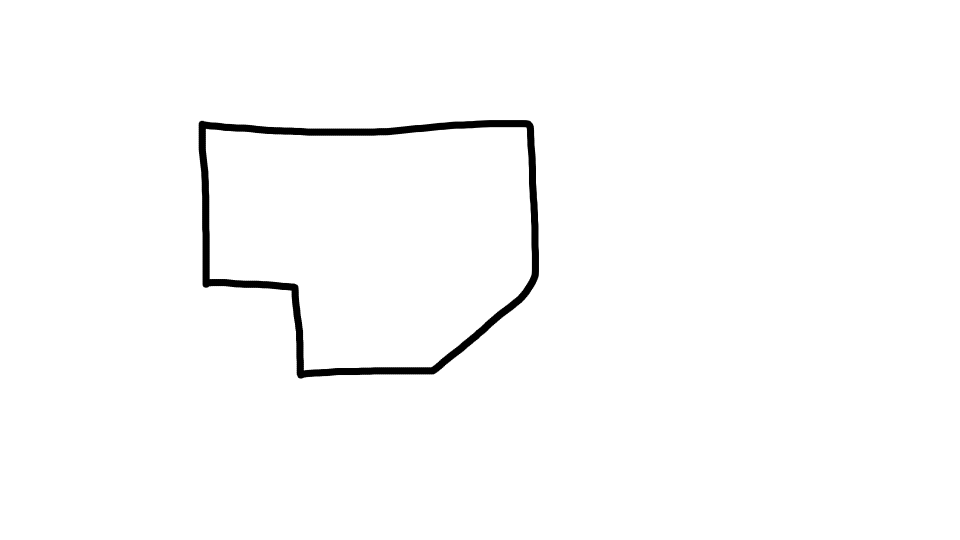
%> input picture 2d_drawing2.png, 1920 x 1080 px (shown at 1/2 size)
$ octave --eval "result = convert_image_matrix('2d_drawing2.png');"   (GNU Octave 9; MATLAB toolbox functions it lacks are replaced by stand-ins)
%> lines starting %> are read from the running program, lines starting %| are printed output that depends on the picture; in (x1, y1, x2, y2) boxes, pixels count from 0 and x2, y2 are one past the last pixel; in counts of white or black regions, pixels touching at a corner belong together; the program's own positions count from 1
function [xy_coord, image_matrix] = convert_image_matrix(image_filename)
%> called with image_filename = '2d_drawing2.png'
    %% Load image file as grayscale image
    RGB_image = imread(image_filename);
%> RGB_image is the input picture: size 1080x1920x3 uint8; min 0, max 255, mean 251.2
    grayscale_image = rgb2gray(RGB_image);
%     imshow(grayscale_image)

    %% Convert to binary matrix
% [8 lines of commented-out code are left out]

    image_matrix = flipud(grayscale_image);
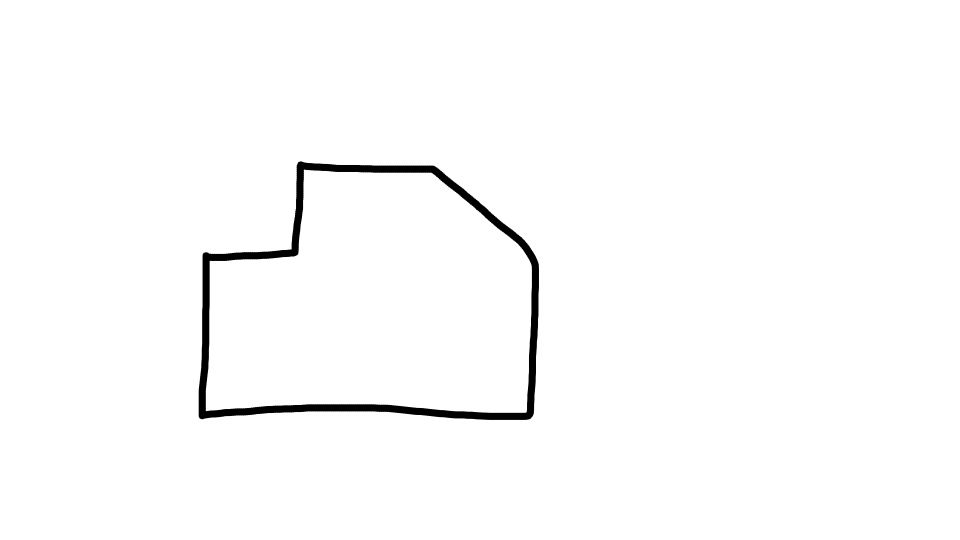
%> image_matrix: size 1080x1920 uint8 (shown at 1/2 size); min 0, max 255, mean 251.2; mean of the top-left, top-right, bottom-left and bottom-right quarters 249.6, 253.8, 249.1, 252.3

    binaryImage = image_matrix < 128;
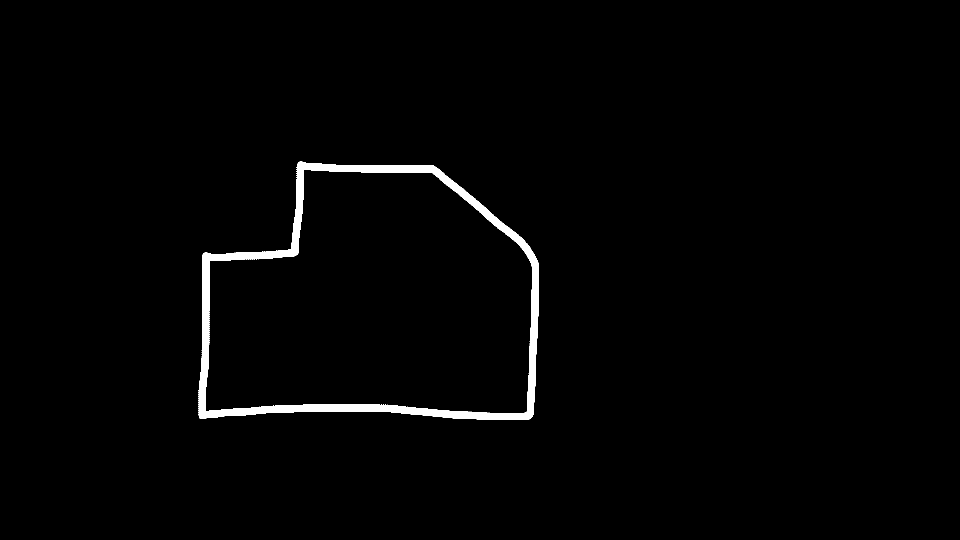
%> binaryImage: size 1080x1920 logical (shown at 1/2 size); 1.5% white; 1 white region, box (x1, y1, x2, y2) and area: (397, 323, 1078, 840) 30944
    image_matrix = bwmorph(binaryImage, 'skel', inf); % shrink thickness of lines
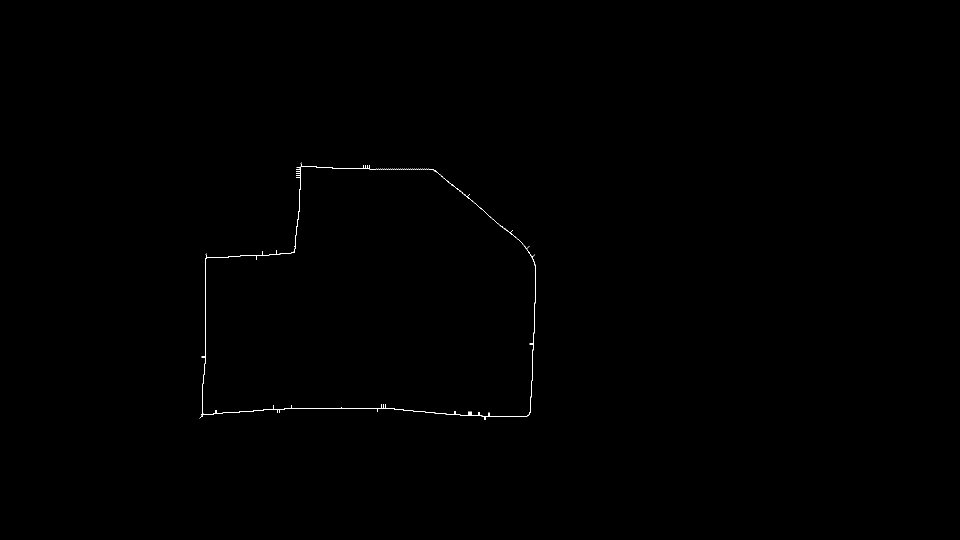
%> image_matrix: size 1080x1920 logical (shown at 1/2 size); 0.14% white in thin lines or dots, all inside (x1, y1, x2, y2) = (399, 325, 1072, 840)
    image_matrix = image_matrix == 0;
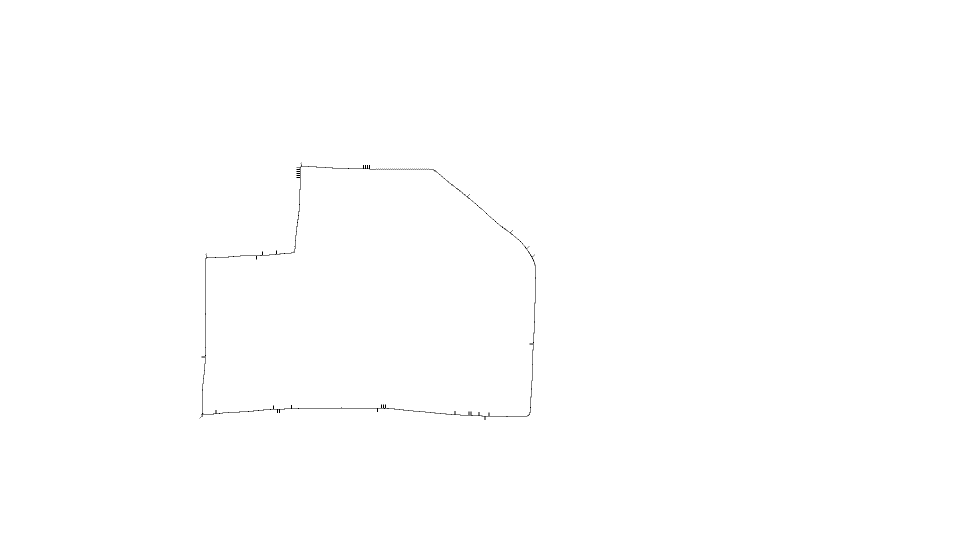
%> image_matrix: size 1080x1920 logical (shown at 1/2 size); 99.9% white; black in thin lines or dots, all inside (x1, y1, x2, y2) = (399, 325, 1072, 840)
    image_matrix = double(image_matrix);

%     imshow(image_matrix);

    x = [];
    y = [];
    for i = 1:size(image_matrix,1)
        for j = 1:size(image_matrix,2)
            if image_matrix(i,j) == 0
                x = [x; j];
                y = [y; i];
            end
        end
    end
%> after the loop, x = 2802 values, max 1072 at index 1260, min 400 at index 2794, mean 729.8; y = 2802 values from 326 to 840
    xy_coord = [x,y];
%> xy_coord = 2802 rows, first 12: [603 326; 602 327; 603 328; 603 329; 603 330; 603 331; 727 331; 728 331; 731 331; 732 331; 735 331; 736 331]
%> `result = convert_image_matrix('2d_drawing2.png');`: result has the same summary as xy_coord in convert_image_matrix
end
